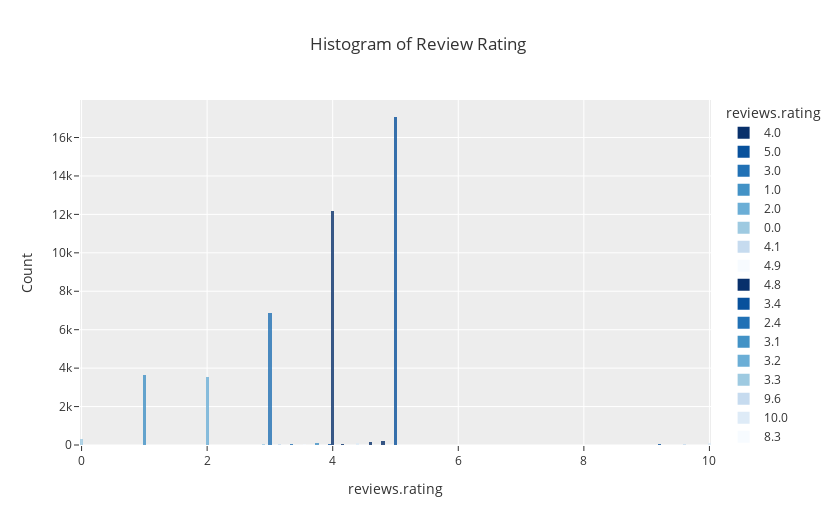

Source (notebook cell):
### Code cell
# count of ratings
# Create a histogram to visualize the distribution of review ratings in the dataset
fig = px.histogram(df,          # Data source: the DataFrame containing the dataset
             x = 'reviews.rating',          # Column to be plotted on the x-axis: review ratings
             title = 'Histogram of Review Rating',          # Title of the histogram
             template = 'ggplot2',          # Visual template for the plot (style similar to ggplot2)
             color = 'reviews.rating',          # Use the 'reviews.rating' column to color the bars
             color_discrete_sequence= px.colors.sequential.Blues_r,         # Set color sequence to a reverse sequential blue palette
             opacity = 0.8,         # Set the opacity of the bars to 80%
             height = 525,          # Set the height of the figure to 525 pixels
             width = 835,           # Set the width of the figure to 835 pixels
            )

# Update the y-axis label to 'Count' to reflect the number of occurrences
fig.update_yaxes(title='Count')

# Display the histogram
fig.show()

### Figure 1 — Plotly figure (JSON) as saved in the notebook; plotly's stock layout.template omitted (floating-point values rounded to 4 significant figures; data arrays with more than 128 entries replaced by an {"elided": "..."} marker saying what was removed)
{"data": [{"alignmentgroup": "True", "bingroup": "x", "hovertemplate": "reviews.rating=%{x}<br>count=%{y}<extra></extra>", "legendgroup": "4.0", "marker": {"color": "rgb(8,48,107)", "opacity": 0.8, "pattern": {"shape": ""}}, "name": "4.0", "offsetgroup": "4.0", "orientation": "v", "showlegend": true, "type": "histogram", "x": {"elided": "12152 int values"}, "xaxis": "x", "yaxis": "y"}, {"alignmentgroup": "True", "bingroup": "x", "hovertemplate": "reviews.rating=%{x}<br>count=%{y}<extra></extra>", "legendgroup": "5.0", "marker": {"color": "rgb(8,81,156)", "opacity": 0.8, "pattern": {"shape": ""}}, "name": "5.0", "offsetgroup": "5.0", "orientation": "v", "showlegend": true, "type": "histogram", "x": {"elided": "17055 int values"}, "xaxis": "x", "yaxis": "y"}, {"alignmentgroup": "True", "bingroup": "x", "hovertemplate": "reviews.rating=%{x}<br>count=%{y}<extra></extra>", "legendgroup": "3.0", "marker": {"color": "rgb(33,113,181)", "opacity": 0.8, "pattern": {"shape": ""}}, "name": "3.0", "offsetgroup": "3.0", "orientation": "v", "showlegend": true, "type": "histogram", "x": {"elided": "6895 int values"}, "xaxis": "x", "yaxis": "y"}, {"alignmentgroup": "True", "bingroup": "x", "hovertemplate": "reviews.rating=%{x}<br>count=%{y}<extra></extra>", "legendgroup": "1.0", "marker": {"color": "rgb(66,146,198)", "opacity": 0.8, "pattern": {"shape": ""}}, "name": "1.0", "offsetgroup": "1.0", "orientation": "v", "showlegend": true, "type": "histogram", "x": {"elided": "3640 int values"}, "xaxis": "x", "yaxis": "y"}, {"alignmentgroup": "True", "bingroup": "x", "hovertemplate": "reviews.rating=%{x}<br>count=%{y}<extra></extra>", "legendgroup": "2.0", "marker": {"color": "rgb(107,174,214)", "opacity": 0.8, "pattern": {"shape": ""}}, "name": "2.0", "offsetgroup": "2.0", "orientation": "v", "showlegend": true, "type": "histogram", "x": {"elided": "3540 int values"}, "xaxis": "x", "yaxis": "y"}, {"alignmentgroup": "True", "bingroup": "x", "hovertemplate": "reviews.rating=%{x}<br>count=%{y}<extra></extra>", "legendgroup": "0.0", "marker": {"color": "rgb(158,202,225)", "opacity": 0.8, "pattern": {"shape": ""}}, "name": "0.0", "offsetgroup": "0.0", "orientation": "v", "showlegend": true, "type": "histogram", "x": {"elided": "337 int values"}, "xaxis": "x", "yaxis": "y"}, {"alignmentgroup": "True", "bingroup": "x", "hovertemplate": "reviews.rating=%{x}<br>count=%{y}<extra></extra>", "legendgroup": "4.1", "marker": {"color": "rgb(198,219,239)", "opacity": 0.8, "pattern": {"shape": ""}}, "name": "4.1", "offsetgroup": "4.1", "orientation": "v", "showlegend": true, "type": "histogram", "x": [4.1, 4.1, 4.1, 4.1, 4.1, 4.1, 4.1, 4.1, 4.1, 4.1, 4.1, 4.1, 4.1, 4.1], "xaxis": "x", "yaxis": "y"}, {"alignmentgroup": "True", "bingroup": "x", "hovertemplate": "reviews.rating=%{x}<br>count=%{y}<extra></extra>", "legendgroup": "4.9", "marker": {"color": "rgb(247,251,255)", "opacity": 0.8, "pattern": {"shape": ""}}, "name": "4.9", "offsetgroup": "4.9", "orientation": "v", "showlegend": true, "type": "histogram", "x": [4.9, 4.9, 4.9, 4.9, 4.9, 4.9], "xaxis": "x", "yaxis": "y"}, {"alignmentgroup": "True", "bingroup": "x", "hovertemplate": "reviews.rating=%{x}<br>count=%{y}<extra></extra>", "legendgroup": "4.8", "marker": {"color": "rgb(8,48,107)", "opacity": 0.8, "pattern": {"shape": ""}}, "name": "4.8", "offsetgroup": "4.8", "orientation": "v", "showlegend": true, "type": "histogram", "x": {"elided": "187 float values"}, "xaxis": "x", "yaxis": "y"}, {"alignmentgroup": "True", "bingroup": "x", "hovertemplate": "reviews.rating=%{x}<br>count=%{y}<extra></extra>", "legendgroup": "3.4", "marker": {"color": "rgb(8,81,156)", "opacity": 0.8, "pattern": {"shape": ""}}, "name": "3.4", "offsetgroup": "3.4", "orientation": "v", "showlegend": true, "type": "histogram", "x": [3.4, 3.4, 3.4, 3.4, 3.4, 3.4, 3.4, 3.4, 3.4, 3.4, 3.4, 3.4, 3.4, 3.4, 3.4, 3.4, 3.4], "xaxis": "x", "yaxis": "y"}, {"alignmentgroup": "True", "bingroup": "x", "hovertemplate": "reviews.rating=%{x}<br>count=%{y}<extra></extra>", "legendgroup": "2.4", "marker": {"color": "rgb(33,113,181)", "opacity": 0.8, "pattern": {"shape": ""}}, "name": "2.4", "offsetgroup": "2.4", "orientation": "v", "showlegend": true, "type": "histogram", "x": [2.4, 2.4, 2.4, 2.4], "xaxis": "x", "yaxis": "y"}, {"alignmentgroup": "True", "bingroup": "x", "hovertemplate": "reviews.rating=%{x}<br>count=%{y}<extra></extra>", "legendgroup": "3.1", "marker": {"color": "rgb(66,146,198)", "opacity": 0.8, "pattern": {"shape": ""}}, "name": "3.1", "offsetgroup": "3.1", "orientation": "v", "showlegend": true, "type": "histogram", "x": [3.1, 3.1, 3.1, 3.1, 3.1, 3.1, 3.1], "xaxis": "x", "yaxis": "y"}, {"alignmentgroup": "True", "bingroup": "x", "hovertemplate": "reviews.rating=%{x}<br>count=%{y}<extra></extra>", "legendgroup": "3.2", "marker": {"color": "rgb(107,174,214)", "opacity": 0.8, "pattern": {"shape": ""}}, "name": "3.2", "offsetgroup": "3.2", "orientation": "v", "showlegend": true, "type": "histogram", "x": [3.2, 3.2], "xaxis": "x", "yaxis": "y"}, {"alignmentgroup": "True", "bingroup": "x", "hovertemplate": "reviews.rating=%{x}<br>count=%{y}<extra></extra>", "legendgroup": "3.3", "marker": {"color": "rgb(158,202,225)", "opacity": 0.8, "pattern": {"shape": ""}}, "name": "3.3", "offsetgroup": "3.3", "orientation": "v", "showlegend": true, "type": "histogram", "x": [3.3, 3.3, 3.3, 3.3, 3.3, 3.3], "xaxis": "x", "yaxis": "y"}, {"alignmentgroup": "True", "bingroup": "x", "hovertemplate": "reviews.rating=%{x}<br>count=%{y}<extra></extra>", "legendgroup": "9.6", "marker": {"color": "rgb(198,219,239)", "opacity": 0.8, "pattern": {"shape": ""}}, "name": "9.6", "offsetgroup": "9.6", "orientation": "v", "showlegend": true, "type": "histogram", "x": [9.6, 9.6, 9.6, 9.6, 9.6, 9.6, 9.6, 9.6, 9.6, 9.6, 9.6, 9.6, 9.6, 9.6, 9.6, 9.6, 9.6, 9.6, 9.6, 9.6, 9.6, 9.6, 9.6, 9.6, 9.6, 9.6, 9.6, 9.6, 9.6, 9.6, 9.6, 9.6, 9.6, 9.6, 9.6, 9.6, 9.6, 9.6, 9.6, 9.6, 9.6, 9.6, 9.6, 9.6, 9.6, 9.6, 9.6, 9.6, 9.6, 9.6, 9.6, 9.6, 9.6], "xaxis": "x", "yaxis": "y"}, {"alignmentgroup": "True", "bingroup": "x", "hovertemplate": "reviews.rating=%{x}<br>count=%{y}<extra></extra>", "legendgroup": "10.0", "marker": {"color": "rgb(222,235,247)", "opacity": 0.8, "pattern": {"shape": ""}}, "name": "10.0", "offsetgroup": "10.0", "orientation": "v", "showlegend": true, "type": "histogram", "x": [10, 10, 10, 10, 10, 10, 10, 10, 10, 10, 10, 10, 10, 10, 10, 10, 10, 10, 10, 10, 10, 10, 10, 10, 10, 10, 10, 10, 10, 10, 10, 10, 10, 10, 10, 10, 10, 10, 10, 10, 10, 10, 10, 10, 10, 10, 10, 10, 10, 10, 10, 10, 10, 10, 10, 10, 10, 10, 10, 10, 10, 10, 10, 10, 10, 10, 10, 10, 10, 10, 10, 10, 10, 10, 10, 10, 10, 10, 10, 10, 10, 10, 10, 10, 10, 10, 10, 10, 10, 10, 10, 10, 10, 10, 10, 10, 10, 10, 10, 10, 10], "xaxis": "x", "yaxis": "y"}, {"alignmentgroup": "True", "bingroup": "x", "hovertemplate": "reviews.rating=%{x}<br>count=%{y}<extra></extra>", "legendgroup": "8.3", "marker": {"color": "rgb(247,251,255)", "opacity": 0.8, "pattern": {"shape": ""}}, "name": "8.3", "offsetgroup": "8.3", "orientation": "v", "showlegend": true, "type": "histogram", "x": [8.3, 8.3, 8.3, 8.3, 8.3, 8.3, 8.3, 8.3, 8.3, 8.3, 8.3, 8.3, 8.3, 8.3, 8.3, 8.3, 8.3, 8.3, 8.3, 8.3, 8.3, 8.3, 8.3, 8.3, 8.3], "xaxis": "x", "yaxis": "y"}, {"alignmentgroup": "True", "bingroup": "x", "hovertemplate": "reviews.rating=%{x}<br>count=%{y}<extra></extra>", "legendgroup": "8.8", "marker": {"color": "rgb(8,48,107)", "opacity": 0.8, "pattern": {"shape": ""}}, "name": "8.8", "offsetgroup": "8.8", "orientation": "v", "showlegend": true, "type": "histogram", "x": [8.8, 8.8, 8.8, 8.8, 8.8, 8.8, 8.8, 8.8, 8.8, 8.8, 8.8, 8.8, 8.8, 8.8, 8.8, 8.8, 8.8, 8.8, 8.8, 8.8, 8.8, 8.8, 8.8, 8.8], "xaxis": "x", "yaxis": "y"}, {"alignmentgroup": "True", "bingroup": "x", "hovertemplate": "reviews.rating=%{x}<br>count=%{y}<extra></extra>", "legendgroup": "9.2", "marker": {"color": "rgb(8,81,156)", "opacity": 0.8, "pattern": {"shape": ""}}, "name": "9.2", "offsetgroup": "9.2", "orientation": "v", "showlegend": true, "type": "histogram", "x": [9.2, 9.2, 9.2, 9.2, 9.2, 9.2, 9.2, 9.2, 9.2, 9.2, 9.2, 9.2, 9.2, 9.2, 9.2, 9.2, 9.2, 9.2, 9.2, 9.2, 9.2, 9.2, 9.2, 9.2, 9.2, 9.2, 9.2, 9.2, 9.2, 9.2, 9.2, 9.2, 9.2, 9.2, 9.2, 9.2, 9.2, 9.2, 9.2, 9.2, 9.2, 9.2, 9.2, 9.2, 9.2, 9.2, 9.2, 9.2, 9.2], "xaxis": "x", "yaxis": "y"}, {"alignmentgroup": "True", "bingroup": "x", "hovertemplate": "reviews.rating=%{x}<br>count=%{y}<extra></extra>", "legendgroup": "7.5", "marker": {"color": "rgb(33,113,181)", "opacity": 0.8, "pattern": {"shape": ""}}, "name": "7.5", "offsetgroup": "7.5", "orientation": "v", "showlegend": true, "type": "histogram", "x": [7.5, 7.5, 7.5, 7.5, 7.5, 7.5, 7.5, 7.5, 7.5, 7.5, 7.5, 7.5, 7.5, 7.5, 7.5, 7.5, 7.5, 7.5, 7.5, 7.5, 7.5, 7.5, 7.5, 7.5], "xaxis": "x", "yaxis": "y"}, {"alignmentgroup": "True", "bingroup": "x", "hovertemplate": "reviews.rating=%{x}<br>count=%{y}<extra></extra>", "legendgroup": "7.9", "marker": {"color": "rgb(66,146,198)", "opacity": 0.8, "pattern": {"shape": ""}}, "name": "7.9", "offsetgroup": "7.9", "orientation": "v", "showlegend": true, "type": "histogram", "x": [7.9, 7.9, 7.9, 7.9, 7.9, 7.9, 7.9, 7.9, 7.9, 7.9, 7.9, 7.9, 7.9, 7.9, 7.9, 7.9, 7.9, 7.9, 7.9, 7.9, 7.9, 7.9, 7.9, 7.9], "xaxis": "x", "yaxis": "y"}, {"alignmentgroup": "True", "bingroup": "x", "hovertemplate": "reviews.rating=%{x}<br>count=%{y}<extra></extra>", "legendgroup": "7.1", "marker": {"color": "rgb(107,174,214)", "opacity": 0.8, "pattern": {"shape": ""}}, "name": "7.1", "offsetgroup": "7.1", "orientation": "v", "showlegend": true, "type": "histogram", "x": [7.1, 7.1, 7.1, 7.1, 7.1, 7.1, 7.1, 7.1, 7.1, 7.1, 7.1, 7.1, 7.1], "xaxis": "x", "yaxis": "y"}, {"alignmentgroup": "True", "bingroup": "x", "hovertemplate": "reviews.rating=%{x}<br>count=%{y}<extra></extra>", "legendgroup": "3.8", "marker": {"color": "rgb(158,202,225)", "opacity": 0.8, "pattern": {"shape": ""}}, "name": "3.8", "offsetgroup": "3.8", "orientation": "v", "showlegend": true, "type": "histogram", "x": [3.8, 3.8, 3.8], "xaxis": "x", "yaxis": "y"}, {"alignmentgroup": "True", "bingroup": "x", "hovertemplate": "reviews.rating=%{x}<br>count=%{y}<extra></extra>", "legendgroup": "5.8", "marker": {"color": "rgb(198,219,239)", "opacity": 0.8, "pattern": {"shape": ""}}, "name": "5.8", "offsetgroup": "5.8", "orientation": "v", "showlegend": true, "type": "histogram", "x": [5.8, 5.8, 5.8, 5.8, 5.8, 5.8], "xaxis": "x", "yaxis": "y"}, {"alignmentgroup": "True", "bingroup": "x", "hovertemplate": "reviews.rating=%{x}<br>count=%{y}<extra></extra>", "legendgroup": "6.7", "marker": {"color": "rgb(222,235,247)", "opacity": 0.8, "pattern": {"shape": ""}}, "name": "6.7", "offsetgroup": "6.7", "orientation": "v", "showlegend": true, "type": "histogram", "x": [6.7, 6.7, 6.7, 6.7, 6.7, 6.7, 6.7, 6.7, 6.7, 6.7, 6.7, 6.7], "xaxis": "x", "yaxis": "y"}, {"alignmentgroup": "True", "bingroup": "x", "hovertemplate": "reviews.rating=%{x}<br>count=%{y}<extra></extra>", "legendgroup": "6.3", "marker": {"color": "rgb(247,251,255)", "opacity": 0.8, "pattern": {"shape": ""}}, "name": "6.3", "offsetgroup": "6.3", "orientation": "v", "showlegend": true, "type": "histogram", "x": [6.3, 6.3, 6.3, 6.3, 6.3, 6.3, 6.3, 6.3, 6.3, 6.3, 6.3, 6.3, 6.3, 6.3], "xaxis": "x", "yaxis": "y"}, {"alignmentgroup": "True", "bingroup": "x", "hovertemplate": "reviews.rating=%{x}<br>count=%{y}<extra></extra>", "legendgroup": "4.2", "marker": {"color": "rgb(8,48,107)", "opacity": 0.8, "pattern": {"shape": ""}}, "name": "4.2", "offsetgroup": "4.2", "orientation": "v", "showlegend": true, "type": "histogram", "x": [4.2, 4.2, 4.2, 4.2, 4.2, 4.2, 4.2, 4.2, 4.2, 4.2, 4.2, 4.2, 4.2, 4.2, 4.2, 4.2, 4.2, 4.2, 4.2, 4.2, 4.2, 4.2], "xaxis": "x", "yaxis": "y"}, {"alignmentgroup": "True", "bingroup": "x", "hovertemplate": "reviews.rating=%{x}<br>count=%{y}<extra></extra>", "legendgroup": "4.5", "marker": {"color": "rgb(8,81,156)", "opacity": 0.8, "pattern": {"shape": ""}}, "name": "4.5", "offsetgroup": "4.5", "orientation": "v", "showlegend": true, "type": "histogram", "x": [4.5, 4.5, 4.5, 4.5, 4.5, 4.5, 4.5, 4.5, 4.5, 4.5, 4.5, 4.5, 4.5, 4.5, 4.5, 4.5, 4.5], "xaxis": "x", "yaxis": "y"}, {"alignmentgroup": "True", "bingroup": "x", "hovertemplate": "reviews.rating=%{x}<br>count=%{y}<extra></extra>", "legendgroup": "3.9", "marker": {"color": "rgb(33,113,181)", "opacity": 0.8, "pattern": {"shape": ""}}, "name": "3.9", "offsetgroup": "3.9", "orientation": "v", "showlegend": true, "type": "histogram", "x": [3.9, 3.9], "xaxis": "x", "yaxis": "y"}, {"alignmentgroup": "True", "bingroup": "x", "hovertemplate": "reviews.rating=%{x}<br>count=%{y}<extra></extra>", "legendgroup": "1.3", "marker": {"color": "rgb(66,146,198)", "opacity": 0.8, "pattern": {"shape": ""}}, "name": "1.3", "offsetgroup": "1.3", "orientation": "v", "showlegend": true, "type": "histogram", "x": [1.3], "xaxis": "x", "yaxis": "y"}, {"alignmentgroup": "True", "bingroup": "x", "hovertemplate": "reviews.rating=%{x}<br>count=%{y}<extra></extra>", "legendgroup": "4.3", "marker": {"color": "rgb(107,174,214)", "opacity": 0.8, "pattern": {"shape": ""}}, "name": "4.3", "offsetgroup": "4.3", "orientation": "v", "showlegend": true, "type": "histogram", "x": [4.3, 4.3, 4.3, 4.3, 4.3, 4.3, 4.3, 4.3, 4.3, 4.3, 4.3, 4.3, 4.3, 4.3, 4.3, 4.3, 4.3, 4.3, 4.3, 4.3, 4.3, 4.3, 4.3, 4.3, 4.3, 4.3], "xaxis": "x", "yaxis": "y"}, {"alignmentgroup": "True", "bingroup": "x", "hovertemplate": "reviews.rating=%{x}<br>count=%{y}<extra></extra>", "legendgroup": "4.7", "marker": {"color": "rgb(158,202,225)", "opacity": 0.8, "pattern": {"shape": ""}}, "name": "4.7", "offsetgroup": "4.7", "orientation": "v", "showlegend": true, "type": "histogram", "x": [4.7, 4.7, 4.7, 4.7, 4.7, 4.7], "xaxis": "x", "yaxis": "y"}, {"alignmentgroup": "True", "bingroup": "x", "hovertemplate": "reviews.rating=%{x}<br>count=%{y}<extra></extra>", "legendgroup": "2.8", "marker": {"color": "rgb(198,219,239)", "opacity": 0.8, "pattern": {"shape": ""}}, "name": "2.8", "offsetgroup": "2.8", "orientation": "v", "showlegend": true, "type": "histogram", "x": [2.8], "xaxis": "x", "yaxis": "y"}, {"alignmentgroup": "True", "bingroup": "x", "hovertemplate": "reviews.rating=%{x}<br>count=%{y}<extra></extra>", "legendgroup": "4.4", "marker": {"color": "rgb(222,235,247)", "opacity": 0.8, "pattern": {"shape": ""}}, "name": "4.4", "offsetgroup": "4.4", "orientation": "v", "showlegend": true, "type": "histogram", "x": [4.4, 4.4, 4.4, 4.4, 4.4, 4.4, 4.4, 4.4, 4.4, 4.4, 4.4, 4.4, 4.4, 4.4, 4.4, 4.4, 4.4, 4.4, 4.4, 4.4, 4.4, 4.4, 4.4, 4.4, 4.4, 4.4, 4.4, 4.4, 4.4, 4.4, 4.4, 4.4, 4.4, 4.4, 4.4, 4.4, 4.4, 4.4, 4.4, 4.4, 4.4, 4.4, 4.4, 4.4, 4.4, 4.4, 4.4, 4.4, 4.4, 4.4, 4.4, 4.4, 4.4, 4.4, 4.4, 4.4, 4.4, 4.4, 4.4, 4.4, 4.4, 4.4, 4.4, 4.4, 4.4, 4.4, 4.4, 4.4, 4.4, 4.4, 4.4, 4.4, 4.4, 4.4, 4.4, 4.4, 4.4, 4.4, 4.4, 4.4, 4.4, 4.4, 4.4, 4.4, 4.4, 4.4, 4.4, 4.4, 4.4, 4.4, 4.4, 4.4, 4.4, 4.4, 4.4, 4.4, 4.4, 4.4, 4.4, 4.4, 4.4, 4.4, 4.4, 4.4, 4.4, 4.4, 4.4, 4.4], "xaxis": "x", "yaxis": "y"}, {"alignmentgroup": "True", "bingroup": "x", "hovertemplate": "reviews.rating=%{x}<br>count=%{y}<extra></extra>", "legendgroup": "1.5", "marker": {"color": "rgb(247,251,255)", "opacity": 0.8, "pattern": {"shape": ""}}, "name": "1.5", "offsetgroup": "1.5", "orientation": "v", "showlegend": true, "type": "histogram", "x": [1.5], "xaxis": "x", "yaxis": "y"}, {"alignmentgroup": "True", "bingroup": "x", "hovertemplate": "reviews.rating=%{x}<br>count=%{y}<extra></extra>", "legendgroup": "4.6", "marker": {"color": "rgb(8,48,107)", "opacity": 0.8, "pattern": {"shape": ""}}, "name": "4.6", "offsetgroup": "4.6", "orientation": "v", "showlegend": true, "type": "histogram", "x": {"elided": "162 float values"}, "xaxis": "x", "yaxis": "y"}, {"alignmentgroup": "True", "bingroup": "x", "hovertemplate": "reviews.rating=%{x}<br>count=%{y}<extra></extra>", "legendgroup": "3.7", "marker": {"color": "rgb(8,81,156)", "opacity": 0.8, "pattern": {"shape": ""}}, "name": "3.7", "offsetgroup": "3.7", "orientation": "v", "showlegend": true, "type": "histogram", "x": [3.7, 3.7], "xaxis": "x", "yaxis": "y"}, {"alignmentgroup": "True", "bingroup": "x", "hovertemplate": "reviews.rating=%{x}<br>count=%{y}<extra></extra>", "legendgroup": "5.4", "marker": {"color": "rgb(33,113,181)", "opacity": 0.8, "pattern": {"shape": ""}}, "name": "5.4", "offsetgroup": "5.4", "orientation": "v", "showlegend": true, "type": "histogram", "x": [5.4, 5.4, 5.4, 5.4, 5.4, 5.4, 5.4, 5.4, 5.4], "xaxis": "x", "yaxis": "y"}, {"alignmentgroup": "True", "bingroup": "x", "hovertemplate": "reviews.rating=%{x}<br>count=%{y}<extra></extra>", "legendgroup": "2.5", "marker": {"color": "rgb(66,146,198)", "opacity": 0.8, "pattern": {"shape": ""}}, "name": "2.5", "offsetgroup": "2.5", "orientation": "v", "showlegend": true, "type": "histogram", "x": [2.5, 2.5, 2.5, 2.5, 2.5, 2.5, 2.5, 2.5, 2.5, 2.5, 2.5, 2.5, 2.5, 2.5, 2.5, 2.5, 2.5, 2.5, 2.5, 2.5, 2.5, 2.5], "xaxis": "x", "yaxis": "y"}, {"alignmentgroup": "True", "bingroup": "x", "hovertemplate": "reviews.rating=%{x}<br>count=%{y}<extra></extra>", "legendgroup": "6.0", "marker": {"color": "rgb(107,174,214)", "opacity": 0.8, "pattern": {"shape": ""}}, "name": "6.0", "offsetgroup": "6.0", "orientation": "v", "showlegend": true, "type": "histogram", "x": [6], "xaxis": "x", "yaxis": "y"}, {"alignmentgroup": "True", "bingroup": "x", "hovertemplate": "reviews.rating=%{x}<br>count=%{y}<extra></extra>", "legendgroup": "2.9", "marker": {"color": "rgb(158,202,225)", "opacity": 0.8, "pattern": {"shape": ""}}, "name": "2.9", "offsetgroup": "2.9", "orientation": "v", "showlegend": true, "type": "histogram", "x": [2.9, 2.9, 2.9, 2.9, 2.9, 2.9, 2.9, 2.9, 2.9, 2.9, 2.9, 2.9, 2.9, 2.9, 2.9, 2.9, 2.9, 2.9, 2.9, 2.9, 2.9, 2.9, 2.9, 2.9, 2.9, 2.9, 2.9, 2.9, 2.9, 2.9, 2.9, 2.9, 2.9, 2.9, 2.9], "xaxis": "x", "yaxis": "y"}, {"alignmentgroup": "True", "bingroup": "x", "hovertemplate": "reviews.rating=%{x}<br>count=%{y}<extra></extra>", "legendgroup": "7.0", "marker": {"color": "rgb(198,219,239)", "opacity": 0.8, "pattern": {"shape": ""}}, "name": "7.0", "offsetgroup": "7.0", "orientation": "v", "showlegend": true, "type": "histogram", "x": [7], "xaxis": "x", "yaxis": "y"}, {"alignmentgroup": "True", "bingroup": "x", "hovertemplate": "reviews.rating=%{x}<br>count=%{y}<extra></extra>", "legendgroup": "9.5", "marker": {"color": "rgb(222,235,247)", "opacity": 0.8, "pattern": {"shape": ""}}, "name": "9.5", "offsetgroup": "9.5", "orientation": "v", "showlegend": true, "type": "histogram", "x": [9.5], "xaxis": "x", "yaxis": "y"}, {"alignmentgroup": "True", "bingroup": "x", "hovertemplate": "reviews.rating=%{x}<br>count=%{y}<extra></extra>", "legendgroup": "3.55", "marker": {"color": "rgb(247,251,255)", "opacity": 0.8, "pattern": {"shape": ""}}, "name": "3.55", "offsetgroup": "3.55", "orientation": "v", "showlegend": true, "type": "histogram", "x": [3.55, 3.55, 3.55, 3.55, 3.55, 3.55, 3.55, 3.55, 3.55, 3.55, 3.55, 3.55, 3.55, 3.55, 3.55, 3.55, 3.55, 3.55, 3.55, 3.55, 3.55, 3.55, 3.55, 3.55, 3.55, 3.55, 3.55, 3.55, 3.55, 3.55, 3.55, 3.55, 3.55, 3.55, 3.55, 3.55, 3.55, 3.55, 3.55, 3.55, 3.55, 3.55, 3.55, 3.55, 3.55, 3.55, 3.55, 3.55, 3.55, 3.55], "xaxis": "x", "yaxis": "y"}, {"alignmentgroup": "True", "bingroup": "x", "hovertemplate": "reviews.rating=%{x}<br>count=%{y}<extra></extra>", "legendgroup": "4.15", "marker": {"color": "rgb(8,48,107)", "opacity": 0.8, "pattern": {"shape": ""}}, "name": "4.15", "offsetgroup": "4.15", "orientation": "v", "showlegend": true, "type": "histogram", "x": [4.15, 4.15, 4.15, 4.15, 4.15, 4.15, 4.15, 4.15, 4.15, 4.15, 4.15, 4.15, 4.15, 4.15, 4.15, 4.15, 4.15, 4.15, 4.15, 4.15, 4.15, 4.15, 4.15, 4.15, 4.15, 4.15, 4.15, 4.15, 4.15, 4.15, 4.15, 4.15, 4.15, 4.15, 4.15, 4.15, 4.15, 4.15, 4.15, 4.15, 4.15, 4.15, 4.15, 4.15, 4.15, 4.15, 4.15, 4.15, 4.15, 4.15, 4.15, 4.15, 4.15, 4.15, 4.15, 4.15, 4.15, 4.15, 4.15, 4.15, 4.15, 4.15, 4.15, 4.15, 4.15, 4.15, 4.15, 4.15, 4.15, 4.15, 4.15, 4.15, 4.15, 4.15, 4.15, 4.15, 4.15, 4.15], "xaxis": "x", "yaxis": "y"}, {"alignmentgroup": "True", "bingroup": "x", "hovertemplate": "reviews.rating=%{x}<br>count=%{y}<extra></extra>", "legendgroup": "3.95", "marker": {"color": "rgb(8,81,156)", "opacity": 0.8, "pattern": {"shape": ""}}, "name": "3.95", "offsetgroup": "3.95", "orientation": "v", "showlegend": true, "type": "histogram", "x": [3.95, 3.95, 3.95, 3.95, 3.95, 3.95, 3.95, 3.95, 3.95, 3.95, 3.95, 3.95, 3.95, 3.95, 3.95, 3.95, 3.95, 3.95, 3.95, 3.95, 3.95, 3.95, 3.95, 3.95, 3.95, 3.95, 3.95, 3.95, 3.95, 3.95, 3.95, 3.95, 3.95, 3.95, 3.95, 3.95, 3.95, 3.95, 3.95, 3.95, 3.95, 3.95, 3.95, 3.95, 3.95, 3.95, 3.95, 3.95, 3.95, 3.95, 3.95, 3.95], "xaxis": "x", "yaxis": "y"}, {"alignmentgroup": "True", "bingroup": "x", "hovertemplate": "reviews.rating=%{x}<br>count=%{y}<extra></extra>", "legendgroup": "3.35", "marker": {"color": "rgb(33,113,181)", "opacity": 0.8, "pattern": {"shape": ""}}, "name": "3.35", "offsetgroup": "3.35", "orientation": "v", "showlegend": true, "type": "histogram", "x": [3.35, 3.35, 3.35, 3.35, 3.35, 3.35, 3.35, 3.35, 3.35, 3.35, 3.35, 3.35, 3.35, 3.35, 3.35, 3.35, 3.35, 3.35, 3.35, 3.35, 3.35, 3.35, 3.35, 3.35, 3.35, 3.35, 3.35, 3.35, 3.35, 3.35, 3.35, 3.35, 3.35, 3.35, 3.35, 3.35, 3.35, 3.35, 3.35, 3.35], "xaxis": "x", "yaxis": "y"}, {"alignmentgroup": "True", "bingroup": "x", "hovertemplate": "reviews.rating=%{x}<br>count=%{y}<extra></extra>", "legendgroup": "3.75", "marker": {"color": "rgb(66,146,198)", "opacity": 0.8, "pattern": {"shape": ""}}, "name": "3.75", "offsetgroup": "3.75", "orientation": "v", "showlegend": true, "type": "histogram", "x": [3.75, 3.75, 3.75, 3.75, 3.75, 3.75, 3.75, 3.75, 3.75, 3.75, 3.75, 3.75, 3.75, 3.75, 3.75, 3.75, 3.75, 3.75, 3.75, 3.75, 3.75, 3.75, 3.75, 3.75, 3.75, 3.75, 3.75, 3.75, 3.75, 3.75, 3.75, 3.75, 3.75, 3.75, 3.75, 3.75, 3.75, 3.75, 3.75, 3.75, 3.75, 3.75, 3.75, 3.75, 3.75, 3.75, 3.75, 3.75, 3.75, 3.75, 3.75, 3.75, 3.75, 3.75, 3.75, 3.75, 3.75, 3.75, 3.75, 3.75, 3.75, 3.75, 3.75, 3.75, 3.75, 3.75, 3.75, 3.75, 3.75, 3.75, 3.75, 3.75, 3.75, 3.75, 3.75, 3.75, 3.75, 3.75, 3.75, 3.75, 3.75, 3.75, 3.75, 3.75, 3.75, 3.75, 3.75, 3.75, 3.75, 3.75, 3.75], "xaxis": "x", "yaxis": "y"}, {"alignmentgroup": "True", "bingroup": "x", "hovertemplate": "reviews.rating=%{x}<br>count=%{y}<extra></extra>", "legendgroup": "2.1", "marker": {"color": "rgb(107,174,214)", "opacity": 0.8, "pattern": {"shape": ""}}, "name": "2.1", "offsetgroup": "2.1", "orientation": "v", "showlegend": true, "type": "histogram", "x": [2.1, 2.1, 2.1, 2.1, 2.1, 2.1, 2.1, 2.1, 2.1, 2.1, 2.1], "xaxis": "x", "yaxis": "y"}, {"alignmentgroup": "True", "bingroup": "x", "hovertemplate": "reviews.rating=%{x}<br>count=%{y}<extra></extra>", "legendgroup": "1.65", "marker": {"color": "rgb(158,202,225)", "opacity": 0.8, "pattern": {"shape": ""}}, "name": "1.65", "offsetgroup": "1.65", "orientation": "v", "showlegend": true, "type": "histogram", "x": [1.65, 1.65, 1.65, 1.65, 1.65, 1.65, 1.65, 1.65], "xaxis": "x", "yaxis": "y"}, {"alignmentgroup": "True", "bingroup": "x", "hovertemplate": "reviews.rating=%{x}<br>count=%{y}<extra></extra>", "legendgroup": "3.15", "marker": {"color": "rgb(198,219,239)", "opacity": 0.8, "pattern": {"shape": ""}}, "name": "3.15", "offsetgroup": "3.15", "orientation": "v", "showlegend": true, "type": "histogram", "x": [3.15, 3.15, 3.15, 3.15, 3.15, 3.15, 3.15, 3.15, 3.15, 3.15, 3.15, 3.15, 3.15, 3.15, 3.15, 3.15, 3.15, 3.15, 3.15, 3.15, 3.15, 3.15, 3.15, 3.15, 3.15, 3.15, 3.15, 3.15, 3.15, 3.15, 3.15, 3.15, 3.15, 3.15, 3.15, 3.15, 3.15], "xaxis": "x", "yaxis": "y"}, {"alignmentgroup": "True", "bingroup": "x", "hovertemplate": "reviews.rating=%{x}<br>count=%{y}<extra></extra>", "legendgroup": "2.7", "marker": {"color": "rgb(222,235,247)", "opacity": 0.8, "pattern": {"shape": ""}}, "name": "2.7", "offsetgroup": "2.7", "orientation": "v", "showlegend": true, "type": "histogram", "x": [2.7, 2.7, 2.7, 2.7, 2.7, 2.7, 2.7, 2.7, 2.7, 2.7, 2.7, 2.7, 2.7, 2.7, 2.7, 2.7, 2.7, 2.7, 2.7, 2.7, 2.7, 2.7, 2.7], "xaxis": "x", "yaxis": "y"}, {"alignmentgroup": "True", "bingroup": "x", "hovertemplate": "reviews.rating=%{x}<br>count=%{y}<extra></extra>", "legendgroup": "1.45", "marker": {"color": "rgb(247,251,255)", "opacity": 0.8, "pattern": {"shape": ""}}, "name": "1.45", "offsetgroup": "1.45", "orientation": "v", "showlegend": true, "type": "histogram", "x": [1.45, 1.45, 1.45, 1.45, 1.45, 1.45], "xaxis": "x", "yaxis": "y"}, {"alignmentgroup": "True", "bingroup": "x", "hovertemplate": "reviews.rating=%{x}<br>count=%{y}<extra></extra>", "legendgroup": "2.75", "marker": {"color": "rgb(8,48,107)", "opacity": 0.8, "pattern": {"shape": ""}}, "name": "2.75", "offsetgroup": "2.75", "orientation": "v", "showlegend": true, "type": "histogram", "x": [2.75], "xaxis": "x", "yaxis": "y"}, {"alignmentgroup": "True", "bingroup": "x", "hovertemplate": "reviews.rating=%{x}<br>count=%{y}<extra></extra>", "legendgroup": "2.3", "marker": {"color": "rgb(8,81,156)", "opacity": 0.8, "pattern": {"shape": ""}}, "name": "2.3", "offsetgroup": "2.3", "orientation": "v", "showlegend": true, "type": "histogram", "x": [2.3, 2.3, 2.3, 2.3, 2.3, 2.3, 2.3, 2.3, 2.3, 2.3, 2.3, 2.3], "xaxis": "x", "yaxis": "y"}, {"alignmentgroup": "True", "bingroup": "x", "hovertemplate": "reviews.rating=%{x}<br>count=%{y}<extra></extra>", "legendgroup": "3.5", "marker": {"color": "rgb(33,113,181)", "opacity": 0.8, "pattern": {"shape": ""}}, "name": "3.5", "offsetgroup": "3.5", "orientation": "v", "showlegend": true, "type": "histogram", "x": [3.5, 3.5], "xaxis": "x", "yaxis": "y"}, {"alignmentgroup": "True", "bingroup": "x", "hovertemplate": "reviews.rating=%{x}<br>count=%{y}<extra></extra>", "legendgroup": "4.25", "marker": {"color": "rgb(66,146,198)", "opacity": 0.8, "pattern": {"shape": ""}}, "name": "4.25", "offsetgroup": "4.25", "orientation": "v", "showlegend": true, "type": "histogram", "x": [4.25, 4.25], "xaxis": "x", "yaxis": "y"}, {"alignmentgroup": "True", "bingroup": "x", "hovertemplate": "reviews.rating=%{x}<br>count=%{y}<extra></extra>", "legendgroup": "1.25", "marker": {"color": "rgb(107,174,214)", "opacity": 0.8, "pattern": {"shape": ""}}, "name": "1.25", "offsetgroup": "1.25", "orientation": "v", "showlegend": true, "type": "histogram", "x": [1.25, 1.25], "xaxis": "x", "yaxis": "y"}, {"alignmentgroup": "True", "bingroup": "x", "hovertemplate": "reviews.rating=%{x}<br>count=%{y}<extra></extra>", "legendgroup": "1.9", "marker": {"color": "rgb(158,202,225)", "opacity": 0.8, "pattern": {"shape": ""}}, "name": "1.9", "offsetgroup": "1.9", "orientation": "v", "showlegend": true, "type": "histogram", "x": [1.9, 1.9, 1.9, 1.9], "xaxis": "x", "yaxis": "y"}, {"alignmentgroup": "True", "bingroup": "x", "hovertemplate": "reviews.rating=%{x}<br>count=%{y}<extra></extra>", "legendgroup": "3.45", "marker": {"color": "rgb(198,219,239)", "opacity": 0.8, "pattern": {"shape": ""}}, "name": "3.45", "offsetgroup": "3.45", "orientation": "v", "showlegend": true, "type": "histogram", "x": [3.45], "xaxis": "x", "yaxis": "y"}, {"alignmentgroup": "True", "bingroup": "x", "hovertemplate": "reviews.rating=%{x}<br>count=%{y}<extra></extra>", "legendgroup": "3.25", "marker": {"color": "rgb(222,235,247)", "opacity": 0.8, "pattern": {"shape": ""}}, "name": "3.25", "offsetgroup": "3.25", "orientation": "v", "showlegend": true, "type": "histogram", "x": [3.25, 3.25], "xaxis": "x", "yaxis": "y"}, {"alignmentgroup": "True", "bingroup": "x", "hovertemplate": "reviews.rating=%{x}<br>count=%{y}<extra></extra>", "legendgroup": "4.75", "marker": {"color": "rgb(247,251,255)", "opacity": 0.8, "pattern": {"shape": ""}}, "name": "4.75", "offsetgroup": "4.75", "orientation": "v", "showlegend": true, "type": "histogram", "x": [4.75], "xaxis": "x", "yaxis": "y"}], "layout": {"barmode": "relative", "height": 525, "legend": {"title": {"text": "reviews.rating"}, "tracegroupgap": 0}, "title": {"text": "Histogram of Review Rating"}, "width": 835, "xaxis": {"anchor": "y", "categoryarray": [4, 5, 3, 1, 2, 0, 4.1, null, 4.9, 4.8, 3.4, 2.4, 3.1, 3.2, 3.3, 9.6, 10, 8.3, 8.8, 9.2, 7.5, 7.9, 7.1, 3.8, 5.8, 6.7, 6.3, 4.2, 4.5, 3.9, 1.3, 4.3, 4.7, 2.8, 4.4, 1.5, 4.6, 3.7, 5.4, 2.5, 6, 2.9, 7, 9.5, 3.55, 4.15, 3.95, 3.35, 3.75, 2.1, 1.65, 3.15, 2.7, 1.45, 2.75, 2.3, 3.5, 4.25, 1.25, 1.9, 3.45, 3.25, 4.75], "categoryorder": "array", "domain": [0, 1], "title": {"text": "reviews.rating"}}, "yaxis": {"anchor": "x", "domain": [0, 1], "title": {"text": "Count"}}}}
